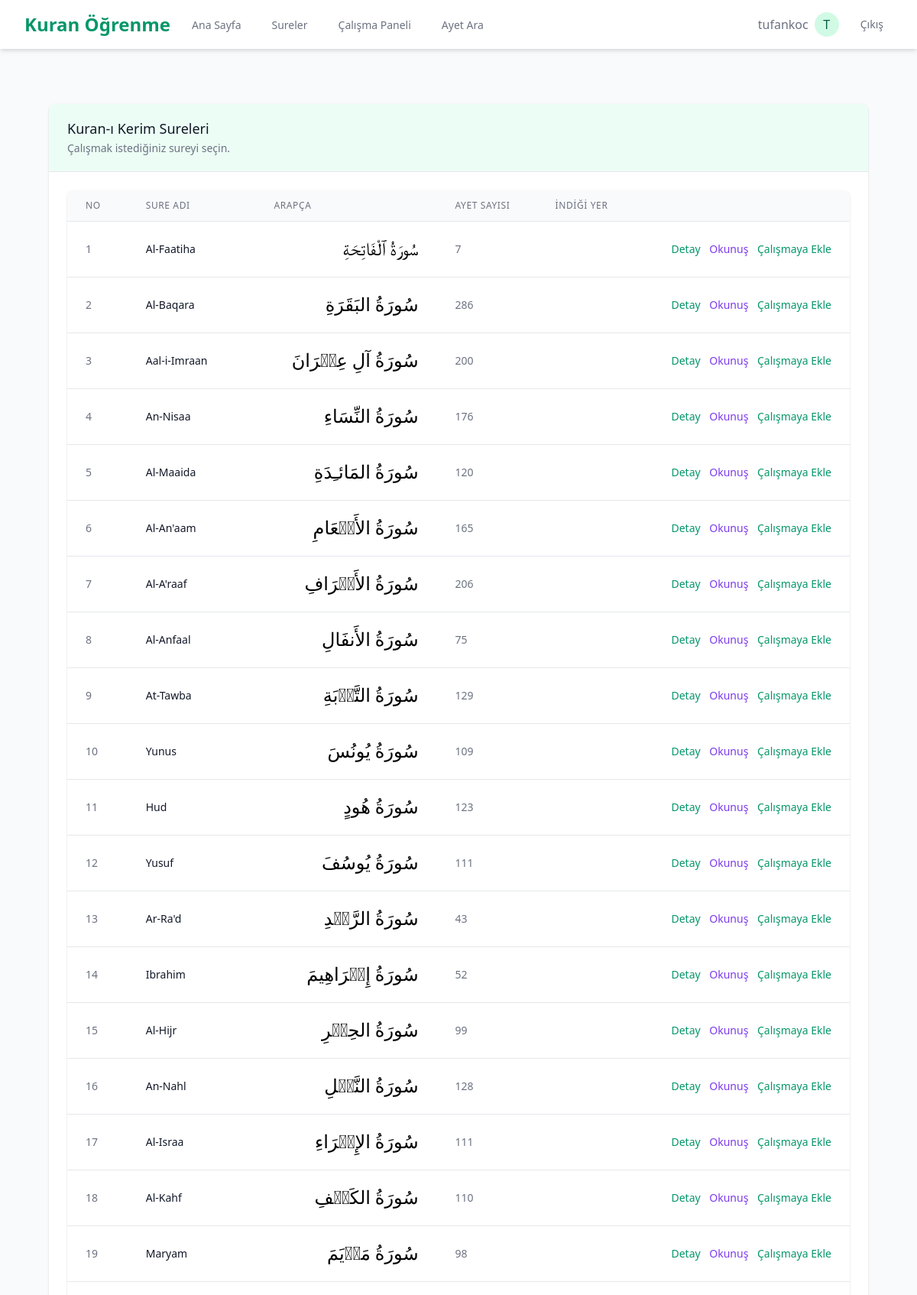
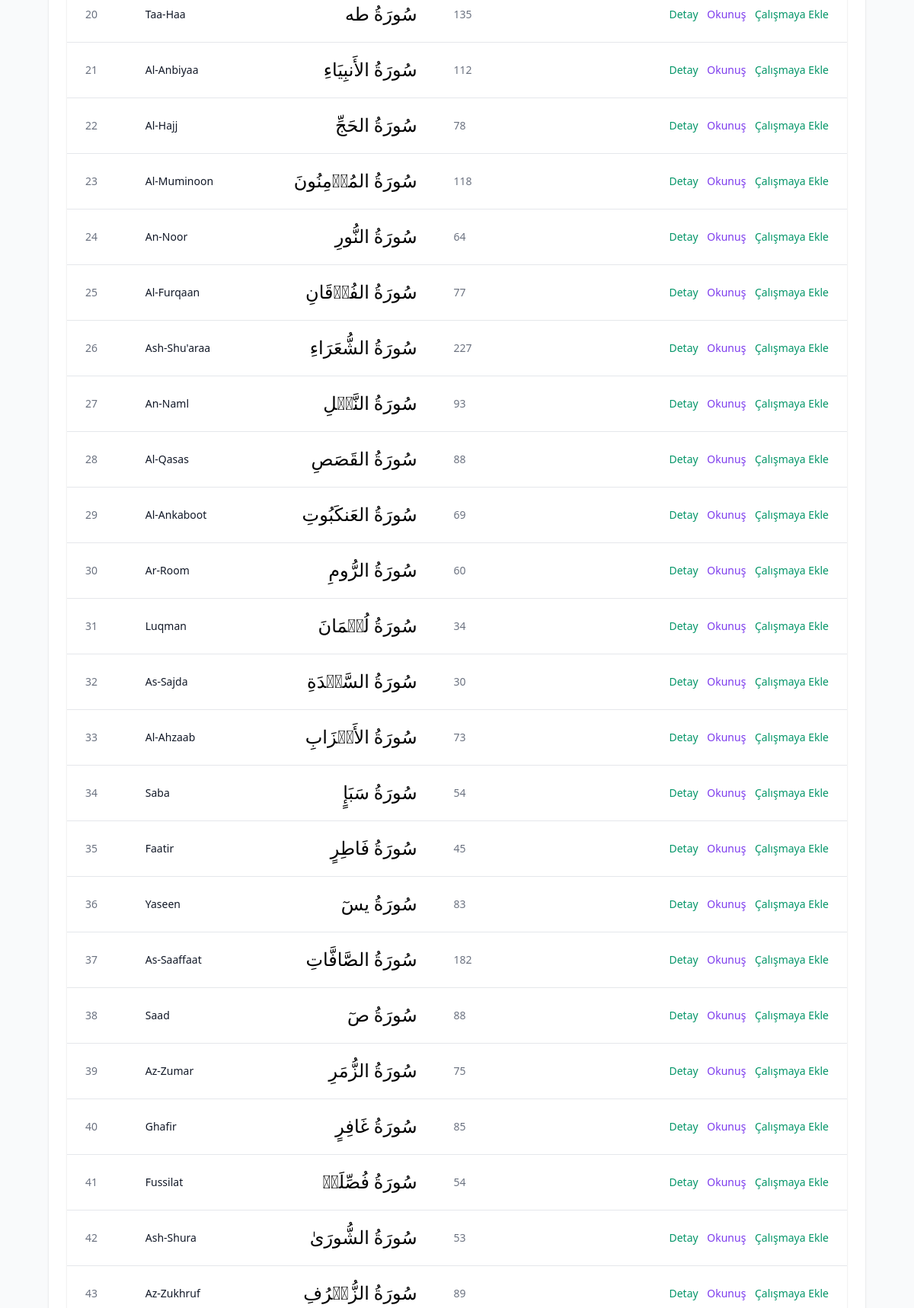
The app's page /api/ (signed in, upper part) with its own data (2 pictures, top to bottom).
### users/models.py (models this page shows, shortened)
class CustomUser(AbstractUser):
    email = models.EmailField(_('email address'), unique=True)
    profile_picture = models.ImageField(upload_to='profile_pictures/', null=True, blank=True)
    date_of_birth = models.DateField(null=True, blank=True)
    bio = models.TextField(max_length=500, blank=True)
    daily_goal = models.PositiveIntegerField(default=5, help_text=_('Günlük hedeflenen ayet sayısı'))
    streak = models.PositiveIntegerField(default=0, help_text=_('Kesintisiz çalışma günü sayısı'))
    last_activity_date = models.DateField(null=True, blank=True)
    USERNAME_FIELD = 'email'
    REQUIRED_FIELDS = ['username']
    class Meta:
        verbose_name = _('Kullanıcı')
        verbose_name_plural = _('Kullanıcılar')

### quran/models.py (models this page shows, shortened)
class Surah(models.Model):
    number = models.PositiveIntegerField(unique=True, help_text=_('Sure numarası'))
    name_arabic = models.CharField(max_length=255, help_text=_('Surenin Arapça adı'))
    name_turkish = models.CharField(max_length=255, help_text=_('Surenin Türkçe adı'))
    name_english = models.CharField(max_length=255, help_text=_('Surenin İngilizce adı'))
    revelation_type = models.CharField(max_length=20, choices=[('Meccan', 'Mekki'), ('Medinan', 'Medeni')], help_text=_('Vahiy tipi'))
    verse_count = models.PositiveIntegerField(help_text=_('Ayet sayısı'))
    class Meta:
        verbose_name = _('Sure')
        verbose_name_plural = _('Sureler')
        ordering = ['number']

### quran/views.py (the view)
# urls.py: path('', views.surah_list, name='surah_list'),
@login_required
def surah_list(request):
    surahs = Surah.objects.all().order_by('number')
    return render(request, 'quran/surah_list.html', {'surahs': surahs})

### templates/quran/surah_list.html (shortened to what this page needs)
{% extends 'base.html' %}
{% block content %}
<div class="max-w-7xl mx-auto py-6 sm:px-6 lg:px-8">
    <div class="px-4 py-6 sm:px-0">
        <div class="bg-white shadow overflow-hidden sm:rounded-lg">
            <div class="px-4 py-5 sm:px-6 bg-green-50">
                <h3 class="text-lg leading-6 font-medium text-gray-900">
                    Kuran-ı Kerim Sureleri
                </h3>
                <p class="mt-1 max-w-2xl text-sm text-gray-500">
                    Çalışmak istediğiniz sureyi seçin.
                </p>
            </div>
            <div class="border-t border-gray-200">
                <div class="bg-white px-4 py-5 sm:p-6">
                    <div class="hidden md:flex flex-col">
                        <div class="-my-2 overflow-x-auto sm:-mx-6 lg:-mx-8">
                            <div class="py-2 align-middle inline-block min-w-full sm:px-6 lg:px-8">
                                <div class="shadow overflow-hidden border-b border-gray-200 sm:rounded-lg">
                                    <table class="min-w-full divide-y divide-gray-200">
                                        <thead class="bg-gray-50">
                                            <tr>
                                                <th scope="col" class="px-6 py-3 text-left text-xs font-medium text-gray-500 uppercase tracking-wider">
                                                    No
                                                </th>
                                                <th scope="col" class="px-6 py-3 text-left text-xs font-medium text-gray-500 uppercase tracking-wider">
                                                    Sure Adı
                                                </th>
                                                <th scope="col" class="px-6 py-3 text-left text-xs font-medium text-gray-500 uppercase tracking-wider">
                                                    Arapça
                                                </th>
                                                <th scope="col" class="px-6 py-3 text-left text-xs font-medium text-gray-500 uppercase tracking-wider">
                                                    Ayet Sayısı
                                                </th>
                                                <th scope="col" class="px-6 py-3 text-left text-xs font-medium text-gray-500 uppercase tracking-wider">
                                                    İndiği Yer
                                                </th>
                                                <th scope="col" class="relative px-6 py-3">
                                                </th>
                                            </tr>
                                        </thead>
                                        <tbody class="bg-white divide-y divide-gray-200">
                                            {% for surah in surahs %}
                                                <tr>
                                                    <td class="px-6 py-4 whitespace-nowrap text-sm text-gray-500">
                                                        {{ surah.number }}
                                                    </td>
                                                    <td class="px-6 py-4 whitespace-nowrap">
                                                        <div class="text-sm font-medium text-gray-900">
                                                            {{ surah.name_turkish }}
                                                        </div>
                                                    </td>
                                                    <td class="px-6 py-4 whitespace-nowrap">
                                                        <div class="text-lg font-medium arabic-text">
                                                            {{ surah.name_arabic }}
                                                        </div>
                                                    </td>
                                                    <td class="px-6 py-4 whitespace-nowrap text-sm text-gray-500">
                                                        {{ surah.verse_count }}
                                                    </td>
                                                    <td class="px-6 py-4 whitespace-nowrap">
                                                    </td>
                                                    <td class="px-6 py-4 whitespace-nowrap text-right text-sm font-medium">
                                                        <a href="{% url 'quran:surah_detail' surah.number %}" class="text-green-600 hover:text-green-900 mr-2">
                                                            Detay
                                                        </a>
                                                        <button class="text-purple-600 hover:text-purple-900 mr-2 transliteration-btn" data-surah-id="{{ surah.number }}">
                                                            Okunuş
                                                        </button>
                                                        <a href="{% url 'repetition:add_entire_surah' surah.number %}" class="text-green-600 hover:text-green-900">
                                                            Çalışmaya Ekle
                                                        </a>
                                                    </td>
                                                </tr>
                                            {% endfor %}
                                        </tbody>
                                    </table>
                                </div>
                            </div>
                        </div>
                    </div>
                </div>
            </div>
        </div>
    </div>
</div>
{% endblock %}

### templates/base.html (shortened to what this page needs)
<!DOCTYPE html>
<html lang="tr">
<head>
    <link href="https://cdn.jsdelivr.net/npm/tailwindcss@2.2.19/dist/tailwind.min.css" rel="stylesheet">
    <link rel="stylesheet" href="https://cdnjs.cloudflare.com/ajax/libs/font-awesome/6.0.0-beta3/css/all.min.css">
</head>
<body class="bg-gray-50 min-h-screen flex flex-col">
    <nav class="bg-white shadow-md">
        <div class="max-w-7xl mx-auto px-4 sm:px-6 lg:px-8">
            <div class="flex justify-between h-16">
                <div class="flex">
                    <div class="flex-shrink-0 flex items-center">
                        <a href="{% url 'home' %}" class="text-2xl font-bold text-green-600">Kuran Öğrenme</a>
                    </div>
                    <div class="hidden sm:ml-6 sm:flex sm:space-x-8">
                        <a href="{% url 'home' %}" class="border-transparent text-gray-500 hover:border-green-500 hover:text-green-700 inline-flex items-center px-1 pt-1 border-b-2 text-sm font-medium">
                            Ana Sayfa
                        </a>
                        <a href="{% url 'quran:surah_list' %}" class="border-transparent text-gray-500 hover:border-green-500 hover:text-green-700 inline-flex items-center px-1 pt-1 border-b-2 text-sm font-medium">
                            Sureler
                        </a>
                        <a href="{% url 'repetition:dashboard' %}" class="border-transparent text-gray-500 hover:border-green-500 hover:text-green-700 inline-flex items-center px-1 pt-1 border-b-2 text-sm font-medium">
                            Çalışma Paneli
                        </a>
                        <a href="{% url 'quran:search_verses' %}" class="border-transparent text-gray-500 hover:border-green-500 hover:text-green-700 inline-flex items-center px-1 pt-1 border-b-2 text-sm font-medium">
                            Ayet Ara
                        </a>
                    </div>
                </div>
                <div class="hidden sm:ml-6 sm:flex sm:items-center">
                    {% if user.is_authenticated %}
                        <div class="ml-3 relative">
                            <div>
                                <a href="{% url 'users:profile' %}" class="flex items-center space-x-2 text-gray-500 hover:text-green-700">
                                    <span>{{ user.username }}</span>
                                    {% if user.profile_picture %}
                                        <img class="h-8 w-8 rounded-full" src="{{ user.profile_picture.url }}" alt="{{ user.username }}">
                                    {% else %}
                                        <div class="h-8 w-8 rounded-full bg-green-100 flex items-center justify-center">
                                            <span class="text-green-800 font-medium">{{ user.username.0|upper }}</span>
                                        </div>
                                    {% endif %}
                                </a>
                            </div>
                        </div>
                        <a href="{% url 'users:logout' %}" class="ml-4 px-3 py-2 rounded-md text-sm font-medium text-gray-500 hover:text-green-700">Çıkış</a>
                    {% else %}
                        <a href="{% url 'users:login' %}" class="ml-4 px-3 py-2 rounded-md text-sm font-medium text-gray-500 hover:text-green-700">Giriş</a>
                        <a href="{% url 'users:register' %}" class="ml-4 px-3 py-2 rounded-md text-sm font-medium bg-green-600 text-white hover:bg-green-700">Kayıt Ol</a>
                    {% endif %}
                </div>
            </div>
        </div>
    </nav>
    <main class="flex-grow">
        <div class="max-w-7xl mx-auto py-6 sm:px-6 lg:px-8">
            {% block content %}{% endblock %}
        </div>
    </main>
</body>
</html>

### templates/base.html (style rules this page uses)
.arabic-text { font-family: 'Scheherazade New', serif; font-size: 1.5rem; line-height: 2.5rem; direction: rtl; text-align: right; }

### records on screen
CustomUser: username "tufankoc", username.0 "T"
Surah: number "1", name_turkish "Al-Faatiha", name_arabic "سُورَةُ ٱلْفَاتِحَةِ", verse_count "7"
Surah: number "2", name_turkish "Al-Baqara", name_arabic "سُورَةُ البَقَرَةِ", verse_count "286"
Surah: number "3", name_turkish "Aal-i-Imraan", name_arabic "سُورَةُ آلِ عِمۡرَانَ", verse_count "200"
Surah: number "4", name_turkish "An-Nisaa", name_arabic "سُورَةُ النِّسَاءِ", verse_count "176"
Surah: number "5", name_turkish "Al-Maaida", name_arabic "سُورَةُ المَائـِدَةِ", verse_count "120"
Surah: number "6", name_turkish "Al-An'aam", name_arabic "سُورَةُ الأَنۡعَامِ", verse_count "165"
Surah: number "7", name_turkish "Al-A'raaf", name_arabic "سُورَةُ الأَعۡرَافِ", verse_count "206"
Surah: number "8", name_turkish "Al-Anfaal", name_arabic "سُورَةُ الأَنفَالِ", verse_count "75"
Surah: number "9", name_turkish "At-Tawba", name_arabic "سُورَةُ التَّوۡبَةِ", verse_count "129"
Surah: number "10", name_turkish "Yunus", name_arabic "سُورَةُ يُونُسَ", verse_count "109"
Surah: number "11", name_turkish "Hud", name_arabic "سُورَةُ هُودٍ", verse_count "123"
Surah: number "12", name_turkish "Yusuf", name_arabic "سُورَةُ يُوسُفَ", verse_count "111"
Surah: number "13", name_turkish "Ar-Ra'd", name_arabic "سُورَةُ الرَّعۡدِ", verse_count "43"
Surah: number "14", name_turkish "Ibrahim", name_arabic "سُورَةُ إِبۡرَاهِيمَ", verse_count "52"
Surah: number "15", name_turkish "Al-Hijr", name_arabic "سُورَةُ الحِجۡرِ", verse_count "99"
Surah: number "16", name_turkish "An-Nahl", name_arabic "سُورَةُ النَّحۡلِ", verse_count "128"
Surah: number "17", name_turkish "Al-Israa", name_arabic "سُورَةُ الإِسۡرَاءِ", verse_count "111"
Surah: number "18", name_turkish "Al-Kahf", name_arabic "سُورَةُ الكَهۡفِ", verse_count "110"
Surah: number "19", name_turkish "Maryam", name_arabic "سُورَةُ مَرۡيَمَ", verse_count "98"
Surah: number "20", name_turkish "Taa-Haa", name_arabic "سُورَةُ طه", verse_count "135"
Surah: number "21", name_turkish "Al-Anbiyaa", name_arabic "سُورَةُ الأَنبِيَاءِ", verse_count "112"
Surah: number "22", name_turkish "Al-Hajj", name_arabic "سُورَةُ الحَجِّ", verse_count "78"
Surah: number "23", name_turkish "Al-Muminoon", name_arabic "سُورَةُ المُؤۡمِنُونَ", verse_count "118"
Surah: number "24", name_turkish "An-Noor", name_arabic "سُورَةُ النُّورِ", verse_count "64"
Surah: number "25", name_turkish "Al-Furqaan", name_arabic "سُورَةُ الفُرۡقَانِ", verse_count "77"
Surah: number "26", name_turkish "Ash-Shu'araa", name_arabic "سُورَةُ الشُّعَرَاءِ", verse_count "227"
Surah: number "27", name_turkish "An-Naml", name_arabic "سُورَةُ النَّمۡلِ", verse_count "93"
Surah: number "28", name_turkish "Al-Qasas", name_arabic "سُورَةُ القَصَصِ", verse_count "88"
Surah: number "29", name_turkish "Al-Ankaboot", name_arabic "سُورَةُ العَنكَبُوتِ", verse_count "69"
Surah: number "30", name_turkish "Ar-Room", name_arabic "سُورَةُ الرُّومِ", verse_count "60"
Surah: number "31", name_turkish "Luqman", name_arabic "سُورَةُ لُقۡمَانَ", verse_count "34"
Surah: number "32", name_turkish "As-Sajda", name_arabic "سُورَةُ السَّجۡدَةِ", verse_count "30"
Surah: number "33", name_turkish "Al-Ahzaab", name_arabic "سُورَةُ الأَحۡزَابِ", verse_count "73"
Surah: number "34", name_turkish "Saba", name_arabic "سُورَةُ سَبَإٍ", verse_count "54"
Surah: number "35", name_turkish "Faatir", name_arabic "سُورَةُ فَاطِرٍ", verse_count "45"
Surah: number "36", name_turkish "Yaseen", name_arabic "سُورَةُ يسٓ", verse_count "83"
Surah: number "37", name_turkish "As-Saaffaat", name_arabic "سُورَةُ الصَّافَّاتِ", verse_count "182"
Surah: number "38", name_turkish "Saad", name_arabic "سُورَةُ صٓ", verse_count "88"
Surah: number "39", name_turkish "Az-Zumar", name_arabic "سُورَةُ الزُّمَرِ", verse_count "75"
Surah: number "40", name_turkish "Ghafir", name_arabic "سُورَةُ غَافِرٍ", verse_count "85"
Surah: number "41", name_turkish "Fussilat", name_arabic "سُورَةُ فُصِّلَتۡ", verse_count "54"
Surah: number "42", name_turkish "Ash-Shura", name_arabic "سُورَةُ الشُّورَىٰ", verse_count "53"
Surah: number "43", name_turkish "Az-Zukhruf", name_arabic "سُورَةُ الزُّخۡرُفِ", verse_count "89"
